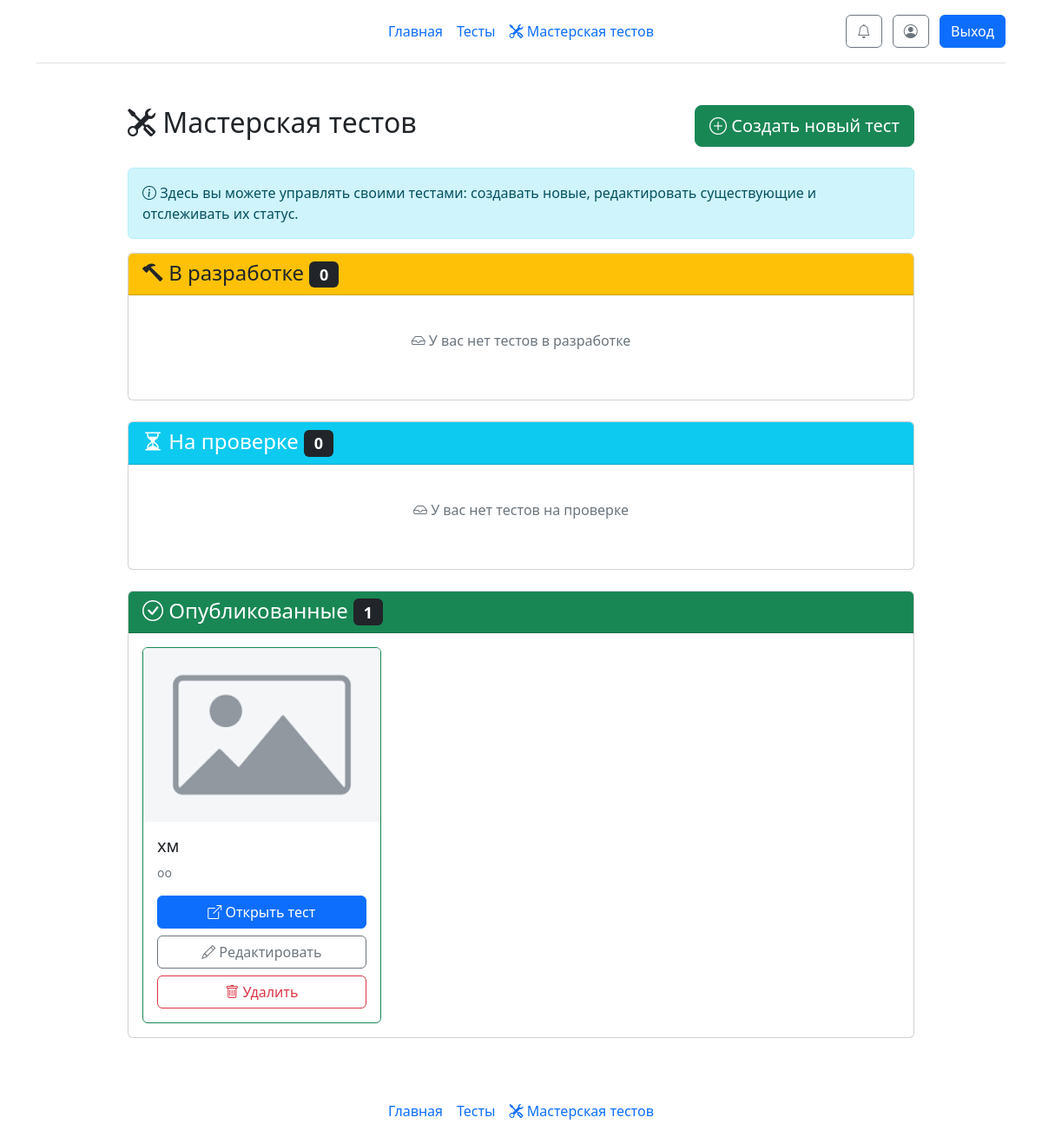
The app's page /workshop (signed in), older data.
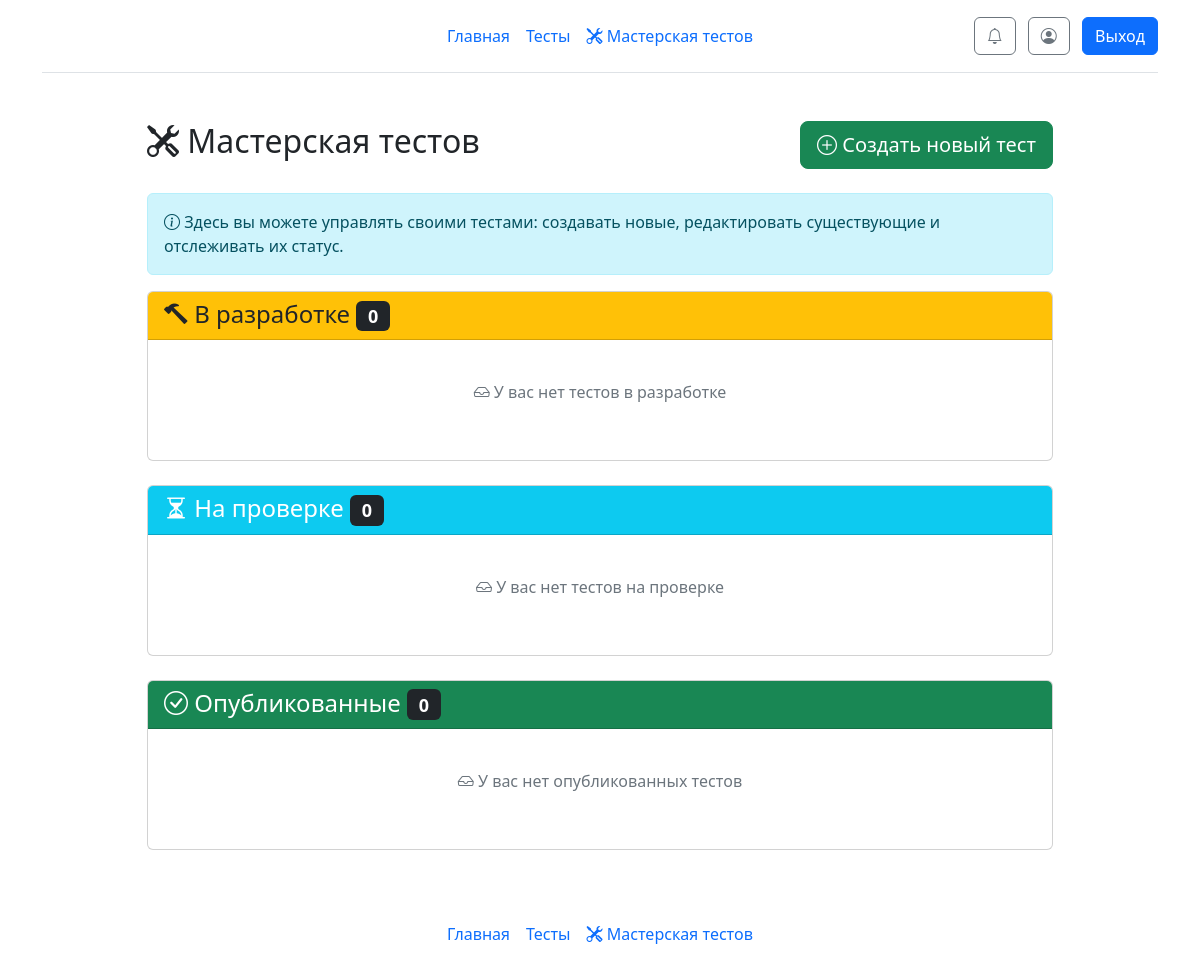
The same page, newer data.
### __init__.py (models this page shows)
class Tests(db.Model):
    test_id = db.Column(db.Integer, primary_key=True)
    test_id_creator = db.Column(db.Integer)
    test_name = db.Column(db.String)
    test_description = db.Column(db.String)
    test_status = db.Column(db.Integer)
    test_image= db.Column(db.String)

### __init__.py (the view)
@app.route('/workshop')
@login_required
def workshop():
    user_tests = Tests.query.filter_by(test_id_creator=current_user.id).all()
    tests_in_progress = [t for t in user_tests if t.test_status == 0]
    tests_pending = [t for t in user_tests if t.test_status == 1]
    tests_published = [t for t in user_tests if t.test_status == 2]
    return render_template("workshop.html",
                         tests_in_progress=tests_in_progress,
                         tests_pending=tests_pending,
                         tests_published=tests_published)

### __init__.py (called while the page is built, shortened)
@app.template_filter('get_unread_notifications_count')
def get_unread_notifications_count(user_id):
    return Notifications.query.filter_by(n_user_id=user_id, n_is_read=False).count()

@app.before_request
def check_must_rate_test():
    excluded_paths = ['/test/', '/static/', '/logout']

@manager.user_loader
def load_user(user_id):
    return db.session.get(User, user_id)

### templates/workshop.html (shortened to what the changed rows need)
{% extends 'base.html' %}
{% block main %}
<div class="container mt-4">
    <div class="row">
        <div class="col-md-10 mx-auto">
            <div class="d-flex justify-content-between align-items-center mb-4">
                <h2><i class="bi bi-tools"></i> Мастерская тестов</h2>
            </div>
            <div class="card mb-4">
                <div class="card-header bg-success text-white">
                    <h4 class="mb-0">
                        <i class="bi bi-check-circle"></i> Опубликованные
                        <span class="badge bg-dark">{{ tests_published|length }}</span>
                    </h4>
                </div>
                <div class="card-body">
                    {% if tests_published %}
                    <div class="row row-cols-1 row-cols-md-2 row-cols-lg-3 g-4">
                        {% for test in tests_published %}
                        <div class="col">
                            <div class="card h-100 border-success">
                                {% if test.test_image %}
                                <img src="{{ url_for('static', filename='img/' + test.test_image) }}"
                                     class="card-img-top"
                                     alt="{{ test.test_name }}"
                                     style="height: 200px; object-fit: cover;">
                                {% else %}
                                <img src="{{ url_for('static', filename='img/placeholder.png') }}"
                                     class="card-img-top"
                                     alt="Placeholder"
                                     style="height: 200px; object-fit: cover;">
                                {% endif %}
                                <div class="card-body">
                                    <h5 class="card-title">{{ test.test_name }}</h5>
                                    <p class="card-text text-muted small">{{ test.test_description[:100] }}{% if test.test_description|length > 100 %}...{% endif %}</p>
                                    <div class="d-grid gap-2">
                                        <a href="/test/{{ test.test_name }}"
                                           class="btn btn-primary">
                                            <i class="bi bi-box-arrow-up-right"></i> Открыть тест
                                        </a>
                                        <a href="{{ url_for('edit_test', test_id=test.test_id) }}"
                                           class="btn btn-outline-secondary">
                                            <i class="bi bi-pencil"></i> Редактировать
                                        </a>
                                        <button type="button"
                                                class="btn btn-outline-danger"
                                                onclick="if(confirm('Удалить тест «{{ test.test_name }}»? Он будет снят с публикации. Это действие нельзя отменить!')) { document.getElementById('delete-published-{{ test.test_id }}').submit(); }">
                                            <i class="bi bi-trash"></i> Удалить
                                        </button>
                                    </div>
                                </div>
                            </div>
                        </div>
                        {% endfor %}
                    </div>
                    {% else %}
                    <p class="text-muted text-center py-4">
                        <i class="bi bi-inbox"></i> У вас нет опубликованных тестов
                    </p>
                    {% endif %}
                </div>
            </div>
        </div>
    </div>
</div>
{% endblock %}

Row changes from the older to the newer data that the page shows:
removed Tests: test_name "хм", test_description "оо"
Text that changed along with them:
{{ tests_published|length }}: "1" → "0"
text now shown: "У вас нет опубликованных тестов"
